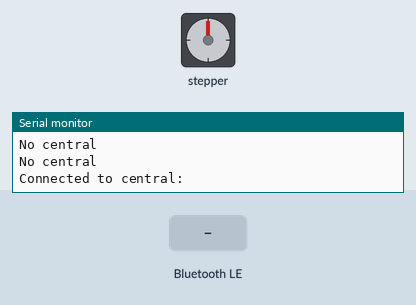
A sketch run on a simulated Arduino Nano 33 IoT. Parts: stepper motor, the last lines printed to the serial monitor. The test bench sets the inputs (shaded band). Nothing arrives over Bluetooth unless stated; a phone connects over Bluetooth LE 3 s after start; stepper angles assume 2038 steps per turn.

Above: at 3.8 s.
3.9 s: Bluetooth LE write "5" received
At 4.33 s:
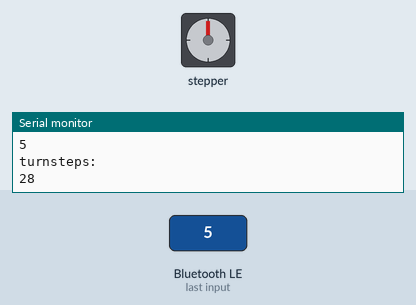
6.3 s: Bluetooth LE write "90" received
At 7.54 s:
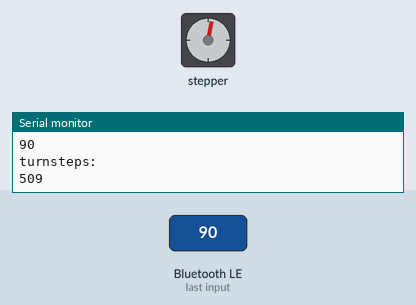
9.3 s: Bluetooth LE write "200" received
At 10.7 s:
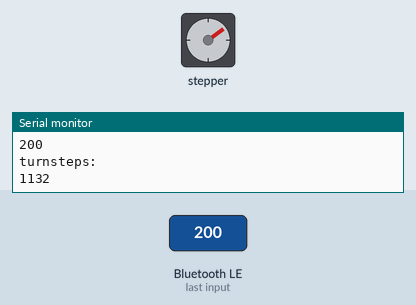
12.3 s: Bluetooth LE write "200" received
18.3 s: Bluetooth LE write "90" received
Timing chart, 0 to 22.3 s (numbered marks = the images above; inputs shaded):
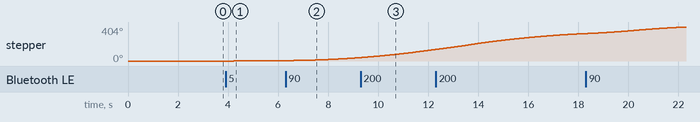

The sketch:

surfstepper-camera.ino
```cpp
//#include <Stepper.h>
#include <ArduinoBLE.h>
#include <AccelStepper.h>

const int stepsPerRevolution = 2038;  // change this to fit the number of steps per revolution
// for your motor
int dir = 1;
int turndegrees = 0;
int turnsteps = 0;
//TODO rename from LED ?
BLEService ledService("180A");
BLEByteCharacteristic switchCharacteristic("2A57", BLERead | BLEWrite);
BLEStringCharacteristic degreesCharacteristic("1A57", BLERead | BLEWrite, 20);

AccelStepper stepper(AccelStepper::FULL4WIRE, 4, 5, 6, 7);


void setup() {
  //TODO What if not connected to IDE
  Serial.begin(9600);
  while (!Serial);
  Serial.println("starting");

  stepper.setMaxSpeed(400.0);
  stepper.setAcceleration(40.0);
  stepper.setCurrentPosition(0);


  //BLE
  if (!BLE.begin()) {
    Serial.println("starting Bluetooth® Low Energy failed!");
    while (1);
  }
  else {
    //Serial.println("Serial ready");
   }

  BLE.setDeviceName("Nano");
  BLE.setLocalName("Nano33BLE2");
  BLE.setAdvertisedService(ledService);
  ledService.addCharacteristic(switchCharacteristic);
  ledService.addCharacteristic(degreesCharacteristic);
  BLE.addService(ledService);
  switchCharacteristic.writeValue(0);
  degreesCharacteristic.writeValue("hoi");
  BLE.advertise();
  //BLE END
}


void loop() {

 handleBLE();

}


void handleBLE() {


  BLEDevice central = BLE.central();

  int turnsteps = 0;

  if (central) {
    Serial.println("Connected to central: ");
    digitalWrite(LED_BUILTIN, HIGH);

    while (central.connected()) {

       //incoming value from phone
      if (degreesCharacteristic.written()) {
            Serial.println("received turn degrees");
            Serial.println(degreesCharacteristic.value());
            turndegrees = degreesCharacteristic.value().toInt();
            turnsteps = round(stepsPerRevolution*turndegrees/360);

            //stepper.setCurrentPosition(0);


            Serial.println("turnsteps:");
            Serial.println(turnsteps);
            stepper.move(turnsteps);
            //stepper.moveTo(turnsteps);
        }

      stepper.run();

      }
      Serial.println("central not connected");
    }
    else {
      //when ble disconnects make sure it does not carry on with old data
      Serial.println("No central");
      digitalWrite(LED_BUILTIN, LOW);
      stepper.setCurrentPosition(0);
      turnsteps = 0;

    }


}
```

Measured:
- after the input at 6.3 s, stepper: keeps turning clockwise at about 12°/s, starting at once
